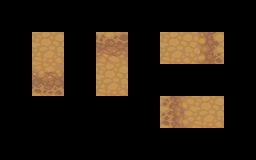

Rendered tile map (Tiled .tmx) drawn with the repository's tilesets; below, a short description and the map source with its tile grids summarised:
An orthogonal 8x5 tile map with 32x32 px tiles, 3 tile layers (regions, input_set, output_dirt).

<map version="1.0" orientation="orthogonal" width="8" height="5" tilewidth="32" tileheight="32">
 <properties>
  <property name="AutomappingRadius" value="1" />
  <property name="DeleteTiles" value="true" />
 </properties>
 <tileset firstgid="1" name="dirt" tilewidth="32" tileheight="32">
  <image source="../../img/dirt.png" width="96" height="192" />
 </tileset>
 <layer name="regions" width="8" height="5">
  <data>[40 cells, 8 non-empty, 1 distinct tile ids]</data>
 </layer>
 <layer name="input_set" width="8" height="5">
  <data>[40 cells, 4 non-empty, 1 distinct tile ids]</data>
 </layer>
 <layer name="output_dirt" width="8" height="5">
  <data>[40 cells, 4 non-empty, 4 distinct tile ids]</data>
 </layer>
</map>
